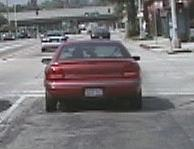
%> input picture Lab10 - Image Categorization/data/cars-training-pos/image_0001.png, 194 x 149 px; its folder holds only this picture in this run
$ octave bow_evaluation.m   (GNU Octave 9; MATLAB toolbox functions it lacks are replaced by stand-ins)
%> lines starting %> are read from the running program, lines starting %| are printed output that depends on the picture
### ebnerl_lab10/code_exercise/create_codebook.m
function vCenters = create_codebook(nameDirPos,nameDirNeg,k)
%> called with nameDirPos = '../data/cars-training-pos', nameDirNeg = '../data/cars-training-neg', k = 50

  vImgNames = dir(fullfile(nameDirPos,'*.png'));
  vImgNames = [vImgNames; dir(fullfile(nameDirNeg,'*.png'))];

  nImgs = length(vImgNames);
  vFeatures = zeros(0,128); % 16 histograms containing 8 bins
  vPatches = zeros(0,16*16); % 16*16 image patches

  cellWidth = 4;
  cellHeight = 4;
  nPointsX = 10;
  nPointsY = 10;
  border = 8;

  % Extract features for all images
  for i=1:nImgs

    % disp(strcat('  Processing image ', num2str(i),'...'));

    % load the image
    img = double(rgb2gray(imread(fullfile(vImgNames(i).folder,vImgNames(i).name))));
%> img: size 149x194 double; min 1, max 254, mean 117.6

    % Collect local feature points for each image
    % and compute a descriptor for each local feature point
    vPoints = grid_points(img,nPointsX,nPointsY,border);

    % create hog descriptors and patches
    [descriptors,patches] = descriptors_hog(img,vPoints,cellWidth,cellHeight);

    % fill vFeatures, vPatches
    vFeatures = [vFeatures; descriptors];
    vPatches = [vPatches; patches];

  end

  disp(strcat('    Number of extracted features:',num2str(size(vFeatures,1))));

  % Cluster the features using K-Means
  disp(strcat('  Clustering...'));
  [~,vCenters] = kmeans(vFeatures,k);


  % Visualize the code book
  disp('Visualizing the codebook...');
  visualize_codebook(vCenters,vFeatures,vPatches,cellWidth,cellHeight);
  %disp('Press any key to continue...');
  %pause;


end

### Lab10 - Image Categorization/code_exercise/grid_points.m
function vPoints = grid_points(img,nPointsX,nPointsY,border)
%> called with nPointsX = 10, nPointsY = 10, border = 8

[height, width] = size(img);
%> height = 149; width = 194

x_range = linspace( border+1, width-border, nPointsX );
y_range = linspace( border+1, height-border, nPointsY );
x_range = floor(x_range);  % round to next smallest integer (e.g. 3.47 -> 3)
%> x_range = [9 28 48 68 87 107 127 146 166 186]
y_range = floor(y_range);
%> y_range = [9 23 38 53 67 82 97 111 126 141]

[X_coord, Y_coord] = meshgrid(x_range,y_range); % X,Y are matrices with size of the grid, containing the x or y coordinates of each grid point

% reshaping coordinate matrices to vectors
X_coord = reshape(X_coord, nPointsX*nPointsY, 1);
Y_coord = reshape(Y_coord, nPointsX*nPointsY, 1);


vPoints = [X_coord, Y_coord];
%> in create_codebook, `vPoints = grid_points(img,nPointsX,nPointsY,border);`: vPoints = 100 rows, first 12: [9 9; 9 23; 9 38; 9 53; 9 67; 9 82; 9 97; 9 111; 9 126; 9 141; 28 9; 28 23]

end

### ebnerl_lab10/code_exercise/descriptors_hog.m
function [descriptors,patches] = descriptors_hog(img,vPoints,cellWidth,cellHeight)
%> called with cellWidth = 4, cellHeight = 4

    nBins = 8;
    nCellsW = 4; % number of cells, hard coded so that descriptor dimension is 128
    nCellsH = 4;

    w = cellWidth; % set cell dimensions
    h = cellHeight;

    pw = w*nCellsW; % patch dimensions
    ph = h*nCellsH; % patch dimensions

    descriptors = zeros(size(vPoints,1),nBins*nCellsW*nCellsH); % one histogram for each of the 16 cells
    patches = zeros(size(vPoints,1),pw*ph); % image patches stored in rows

    [grad_x,grad_y] = gradient(img);
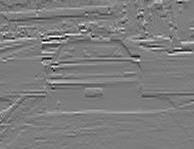
%> grad_y: size 149x194 double; min -113.5, max 117.5, mean 0.1; drawn with min black and max white
    Gdir = (atan2(grad_y, grad_x));
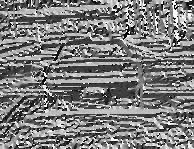
%> Gdir: size 149x194 double; min -3.13, max 3.14, mean -0.0507; drawn with min black and max white

    bin_edges = linspace(-pi,pi,nBins+1);

    for i = [1:size(vPoints,1)] % for all local feature points

        % compute patch
        top_left = vPoints(i,:) - [(nCellsW/2)*w, (nCellsH/2)*h];
        patch_width = nCellsW * w;
        patch_height = nCellsH * h;
        patch = img( top_left(2):top_left(2)+patch_height-1, top_left(1):top_left(1)+patch_width-1 );
        patches(i,:) = patch(:);

        % compute cell histograms
        cell_histograms = zeros(nCellsW*nCellsH,8); % size N_cells x N_bins
        cell_idx = 1;
        for u=1:nCellsW
            for v=1:nCellsH

                top_left_cell = [top_left(1) + (u-1)*w, top_left(2) + (v-1)*h];
                cell_Gdir = Gdir(top_left_cell(2):top_left_cell(2)+h-1, top_left_cell(1):top_left_cell(1)+w-1);
                cell_histograms(cell_idx,:) = histcounts(cell_Gdir, bin_edges);
                cell_idx = cell_idx + 1;

            end
        end

        % concatenate cell histograms
        descriptors(i,:) = reshape(cell_histograms', [], 1);
    end % for all local feature points
%> this loop made 100 passes
%> top_left on passes 1 to 12: [1 1], [1 15], [1 30], [1 45], [1 59], [1 74], [1 89], [1 103], [1 118], [1 133], [20 1], [20 15]
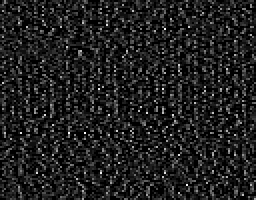
%> descriptors: size 100x128 double (shown 2 times larger); min 0, max 16, mean 2; drawn with min black and max white
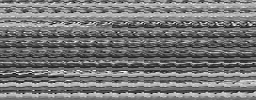
%> patches: size 100x256 double; min 1, max 254, mean 117.7
%|     Number of extracted features:100
%> in create_codebook, `[~,vCenters] = kmeans(vFeatures,k);`:
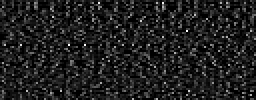
%> vCenters: size 50x128 double (shown 2 times larger); min 0, max 16, mean 2; drawn with min black and max white

end

### ebnerl_lab10/code_exercise/visualize_codebook.m
function vCenters = visualize_codebook(vCenters,vFeatures,vPatches,cellWidth,cellHeight)
%> called with cellWidth = 4, cellHeight = 4

  patchWidth = 4*cellWidth;
  patchHeight = 4*cellHeight;

  clusterPatches = zeros(patchHeight,patchWidth,1,0);
  scores = zeros(0,0);

  % assign all features to its nearest center
  [idx,dist] = knnsearch(vCenters, vFeatures);
%> idx = 100 values, max 50 at index 74, min 1 at index 3, mean 25.2; dist = 100 values, max 24.57 at index 78, min 0 at index 9, mean 12.5

   % for each center
  for i = 1:size(vCenters,1)
    % count matching features
    matching = find(idx==i);

    if (matching)

	  % find nearest feature to this center
      [d,smallest] = min(dist(matching));
      closestIdx = matching(smallest);

	  % get patch to this feature and store score
      p = reshape(vPatches(closestIdx,:),patchHeight,patchWidth,1);
      clusterPatches(:,:,:,end+1) = p;
      scores(end+1)=length(matching);

    end

  end
%> this loop made 50 passes
%> (matching, d, smallest, closestIdx) on passes 1 to 12: ([3; 24; 65; 85; 96], 15.73, 4, 85), (45, 0, 1, 45), ([26; 27; 57], 15.07, 2, 27), (55, 0, 1, 55), (43, 0, 1, 43), (80, 0, 1, 80), ([10; 21; 22; 32; 50], 14.8, 4, 32), (52, 0, 1, 52), (63, 0, 1, 63), (92, 0, 1, 92), (54, 0, 1, 54), ([28; 38; 73], 14.48, 1, 28)
%> after the loop, scores = 50 values, max 5 at index 1, min 1 at index 2, mean 2

  [sortedScores,scoreOrder] = sort(scores,'descend');
%> sortedScores = 50 values, max 5 at index 1, min 1 at index 25, mean 2; scoreOrder = 50 values, max 50 at index 50, min 1 at index 1, mean 25.5
  clusterPatches=clusterPatches(:,:,:,scoreOrder);

  figure(200);
  montage(clusterPatches, 'DisplayRange', []);
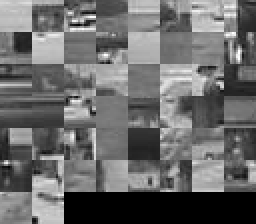
%> displayed picture: size 112x128, on the screen's scale of 0 to 255 (shown 2 times larger); min 0, max 255, mean 106.6
%> the loop in descriptors_hog (call 2), `for i = [1:size(vPoints,1)]` made 100 passes

end

### Hand In/ebnerl_lab10/code_exercise/bow_histogram.m
function histo = bow_histogram(vFeatures, vCenters)
  % input:
  %   vFeatures: MxD matrix containing M feature vectors of dim. D
  %   vCenters : NxD matrix containing N cluster centers of dim. D
  % output:
  %   histo    : N-dim. vector containing the resulting BoW
  %              activation histogram.

nCenters = size(vCenters,1);
nFeatures = size(vFeatures,1);

% Match all features to the codebook and record the activated
% codebook entries in the activation histogram "histo".

% nearest neighbor search:
[idx, ~] = knnsearch(vCenters, vFeatures);

% fill histogram
histo = zeros(1, nCenters);
for i=1:nCenters  % for all features of the list

    histo(i) = size(find(idx == i),1); % count

end

end

### Hand In/ebnerl_lab10/code_exercise/bow_recognition_multi.m
function percentage = bow_recognition_multi(histograms,labels,vBoWPos,vBoWNeg, classifierFunction)
%> called with histograms = [], labels = [], vBoWNeg = []

   image_count = size(histograms,1);
   pos = 0;
   neg = 0;
    for i = 1:image_count
		% classify each histogram
        % disp(['Classifying image ', num2str(i), '/', num2str(image_count)])
        l = classifierFunction(histograms(i,:),vBoWPos,vBoWNeg);

        % compare the result to the respective label
        if (l == labels(i)) % positive
            pos = pos + 1;
        else %negative
            neg = neg + 1;
        end
    end

    percentage = pos/image_count;
    disp(['Percentage of correctly classified images:' num2str(percentage)]);
%| Percentage of correctly classified images:NaN

end


### Lab10 - Image Categorization/code_exercise/create_bow_histograms.m
function vBoW = create_bow_histograms(nameDir, vCenters)

  vImgNames = dir(fullfile(nameDir,'*.png'));
  nImgs = length(vImgNames);
  vBoW  = [];

  cellWidth = 4;
  cellHeight = 4;
  nPointsX = 10;
  nPointsY = 10;
  border = 8;

  % Extract features for all images in the given directory
  for i=1:nImgs
    % disp(strcat('  Processing image ', num2str(i),'...'));

    % load the image
    img = double(rgb2gray(imread(fullfile(nameDir,vImgNames(i).name))));

    % Collect local feature points for each image
    % and compute a descriptor for each local feature point
    vPoints = grid_points(img, nPointsX, nPointsY, border);  % get grid points
    [vFeatures, ~] = descriptors_hog(img, vPoints, cellWidth, cellHeight);  % get descriptors of grid points points

    % Create a BoW activation histogram for this image
    histogram = bow_histogram(vFeatures, vCenters);
    vBoW = [vBoW; histogram];

  end

end

### Hand In/ebnerl_lab10/code_exercise/bow_evaluation.m
%
% BAG OF WORDS RECOGNITION EXERCISE
% Alex Mansfield and Bogdan Alexe, HS 2011
% Denys Rozumnyi, HS 2019

clear all;
close all;

sizeCodebook = [50, 100, 150, 200, 250, 300, 350, 400, 450, 500];
num_runs = 10; %how many times we run with each codebook size

percentages_nearest = zeros(length(sizeCodebook), num_runs);
percentages_bayes = zeros(length(sizeCodebook), num_runs);

mean_percentages_nearest = zeros(length(sizeCodebook),1);
mean_percentages_bayes = zeros(length(sizeCodebook),1);

codebook_index = 1;
for k = sizeCodebook
    for i=1:num_runs

        %training
        disp(['creating codebook of size ', num2str(k), ', run ', num2str(i),'/', num2str(num_runs)]);
        % sizeCodebook = 400;
        vCenters = create_codebook('../data/cars-training-pos','../data/cars-training-neg',k);
        %keyboard;
        disp('processing positve training images');
        vBoWPos = create_bow_histograms('../data/cars-training-pos',vCenters);
        disp('processing negative training images');
        vBoWNeg = create_bow_histograms('../data/cars-training-neg',vCenters);
        %vBoWPos_test = vBoWPos;
        %vBoWNeg_test = vBoWNeg;
        %keyboard;
        disp('processing positve testing images');
        vBoWPos_test = create_bow_histograms('../data/cars-testing-pos',vCenters);
        disp('processing negative testing images');
        vBoWNeg_test = create_bow_histograms('../data/cars-testing-neg',vCenters);

        nrPos = size(vBoWPos_test,1);
        nrNeg = size(vBoWNeg_test,1);

        test_histograms = [vBoWPos_test;vBoWNeg_test];
        labels = [ones(nrPos,1);zeros(nrNeg,1)];

        disp('______________________________________')
        disp('Nearest Neighbor classifier')
        percentages_nearest(codebook_index,i) = bow_recognition_multi(test_histograms, labels, vBoWPos, vBoWNeg, @bow_recognition_nearest);
        mean_percentages_nearest(codebook_index) = mean_percentages_nearest(codebook_index) + percentages_nearest(codebook_index,i);
        disp('______________________________________')
        disp('Bayesian classifier')
        percentages_bayes(codebook_index,i) = bow_recognition_multi(test_histograms, labels, vBoWPos, vBoWNeg, @bow_recognition_bayes);
%| Percentage of correctly classified images:NaN
        mean_percentages_bayes(codebook_index) = mean_percentages_bayes(codebook_index) + percentages_bayes(codebook_index,i);
        disp('______________________________________')

        figure(100);
        plot(k,percentages_nearest(codebook_index,i),'bx'); hold on;
        plot(k,percentages_bayes(codebook_index,i),'rx'); hold on;
%> after `plot(k,percentages_bayes(codebook_index,i),'rx')`:
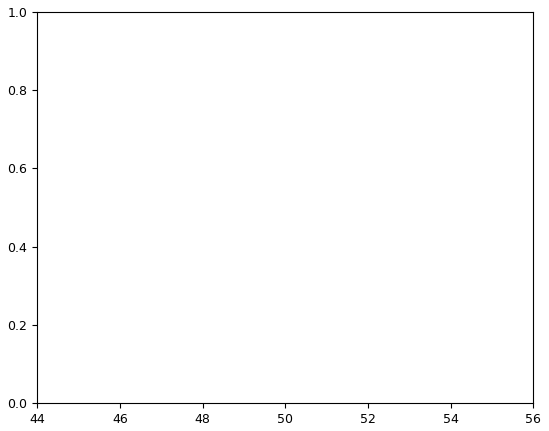
%> figure redrawn from the program's plot data
%> the run ends on the next line
